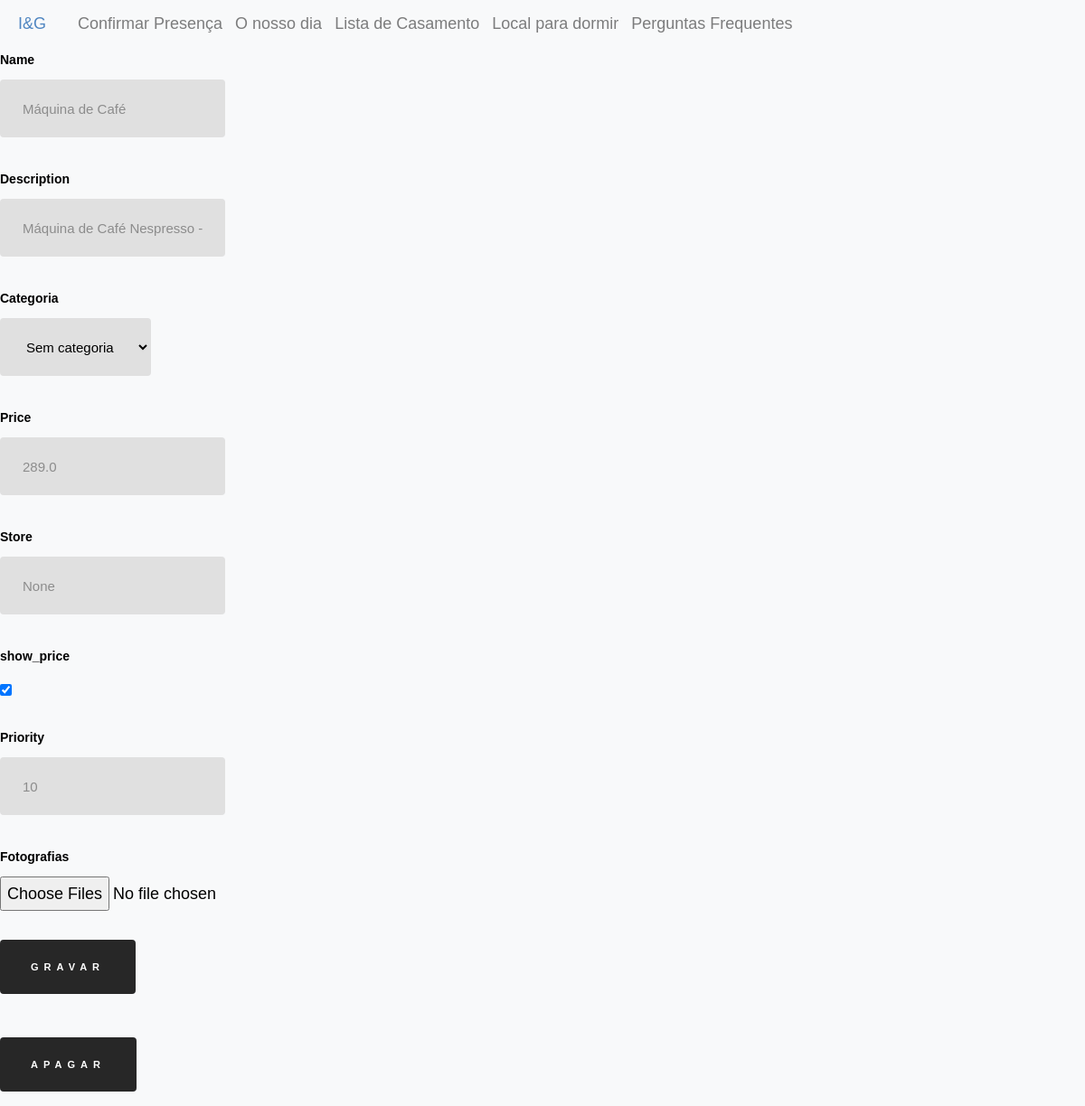
Before: /edit/product/4 with the older database file.
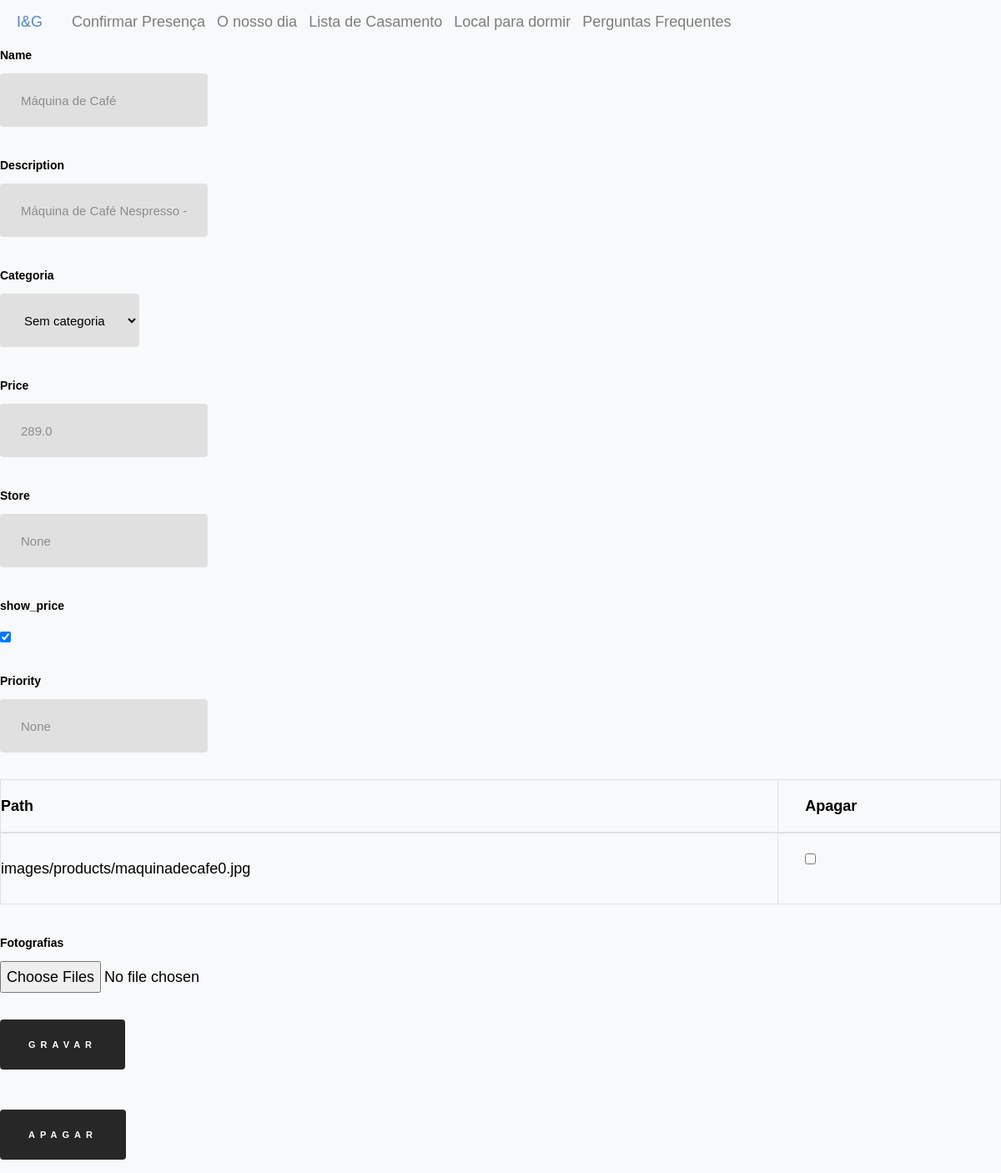
After: the same page with the newer database file.
### inesegoncalo/models/products.py (models this page shows, shortened)
class Product(db.Model, model.Model, model.Base):
    __tablename__ = 'products'
    __table_args__ = {'extend_existing': True}
    id = Column(Integer, primary_key=True)
    name = Column(String(80), unique=True, nullable=False)
    description = Column(Text)
    price = Column(Float)
    price_paid = Column(Float, default=0.0)
    store = Column(Text)
    show_price = Column(Boolean, default=True)
    priority = Column(Integer, default=10)
    category_id = Column(Integer, ForeignKey('categories.id'), nullable=True)
    images = relationship('ProductImage', back_populates="product")
    contributions = relationship('Contribution', back_populates="product")
    category = relationship('Category', back_populates="products")

### inesegoncalo/models/product_images.py (models this page shows)
class ProductImage(db.Model ,model.Model,model.Base):
    __tablename__ = 'product_images'
    __table_args__ = {'extend_existing': True}
    id = Column(Integer, primary_key=True)
    path = Column(Text)
    product_id = Column(Integer, ForeignKey('products.id'))
    product = relationship('Product', back_populates="images")

### inesegoncalo/modules/edit.py (the view, shortened to what this page needs)
@bp.route("/product/<product_id>", methods=("GET", "POST"))
@bp.route("/product/<product_id>/<delete>", methods=("GET", "POST"))
def product(product_id, delete=None):
    product = Product.query.filter_by(id=product_id).first()
    categories = Category.query.all()
    return render_template("edit/product.html", product=product, categories=categories)

### inesegoncalo/templates/edit/product.html (shortened to what this page needs)
{% extends 'layout.html' %}
{% block content %}
<div class="product_form_container">
    <form method="post" class="product_form"  enctype="multipart/form-data">
            <div class="product_attribute_container">
                <label for="name"> Name</label>
                <input type="text" name="name" placeholder="{{product.name}}">
            </div>
            <div class="product_attribute_container">
                <label for="description"> Description</label>
                <input type="text" name="description" placeholder="{{product.description}}">
            </div>
            <div class="product_attribute_container">
                <label for="category_id">Categoria</label>
                <select name="category_id">
                    <option value="">Sem categoria</option>
                </select>
            </div>
            <div class="product_attribute_container">
                <label for="price"> Price</label>
                <input type="number" name="price" placeholder="{{product.price}}">
            </div>
            <div class="product_attribute_container">
                <label for="store"> Store</label>
                <input type="text" name="store" placeholder="{{product.store}}">
            </div>
            <div class="product_attribute_container">
                <label for="show_price"> show_price</label>
                <input type="checkbox" name="show_price" {{ "checked" if product.show_price }}>
            </div>
            <div class="product_attribute_container">
                <label for="priority"> Priority</label>
                <input type="number" name="priority" placeholder="{{product.priority}}">
            </div>
            {% if product.images %}
            <table class="table-bordered">
                <thead>
                    <tr>
                        <th>Path</th>
                        <th>Apagar</th>
                    </tr>
                </thead>
                <tbody>
                    {% for image in product.images %}
                    <tr>
                        <td>{{image.path}}</td>
                        <td><input type="checkbox" name="images_to_delete" value="{{image.id}}"></td>
                    </tr>
                    {% endfor %}
                </tbody>
            </table>
            {% endif %}
            <div class="product_attribute_container">
                <label for='picture'>Fotografias </label>
                <input type="file" name="pictures" multiple>
            </div>
            <button class ="accept">Gravar</button>
        </form>
        <form method="post" action="{{url_for('edit.product',product_id=product.id,delete='delete')}}" class="product_form">
            <button class ="delete">Apagar</button>
        </form>
</div>
{% endblock %}

Changed rows visible on the page:
changed Product "Máquina de Café": priority "10" → "None"
added ProductImage: path "images/products/maquinadecafe0.jpg"
Other visible differences:
text now shown: "Path Apagar"
